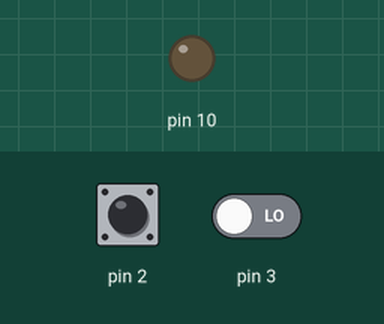
This sketch was run on a simulated Arduino Uno, built with avr-gcc and run on an emulated ATmega328P. Shown: output pins drawn as LEDs (lit = HIGH). Inputs (shaded band) come from the test bench; at power-on: pin 2 LOW, pin 3 LOW.

Above: at 1.2 s.
1.3 s: pin 2 pulsed HIGH 5 times (0.12 s each, 0.3 s apart)
At 1.57 s:
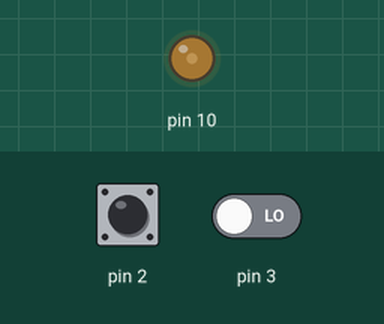
At 3.0 s:
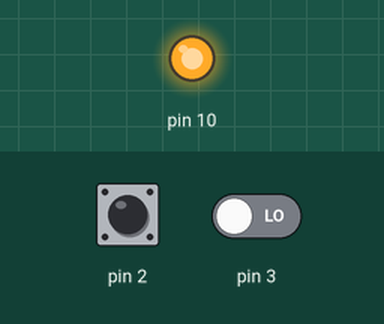
Timing chart, 0 to 4.5 s (numbered marks = the images above; inputs shaded):
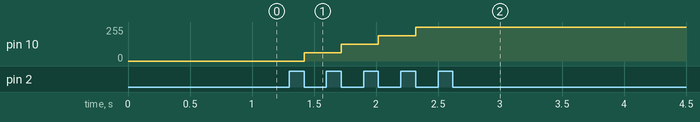

The sketch:

bai2.ino
```cpp
bool tt = false;
bool u = false;

int i = 0;

void setup() {
  // put your setup code here, to run once:
  pinMode(2, INPUT);
  pinMode(3, INPUT);
  pinMode(10, OUTPUT);
}

void loop() {
  // put your main code here, to run repeatedly:
  //Btn Up
  if (digitalRead(2) == 1) {
    tt = true;
  } else {
    if (i < 100 && tt) {
      i += 25;
      tt = !tt;
    }
  }
  //Btn Down
  if (digitalRead(3)) {
    u = true;
  } else {
    if (i > 0 && u) {
      i -= 25;
      u = !u;
    }
  }
  byte pwmvalue = 255;
  pwmvalue = (i * 255 / 100);
  analogWrite(10, pwmvalue);
}
```

Measured:
- after the input at 1.3 s, pin 10: 0/255 → 63/255 after 0.12 s, → 127/255 0.30 s later, → 191/255 0.30 s later, → 255/255 0.30 s later
